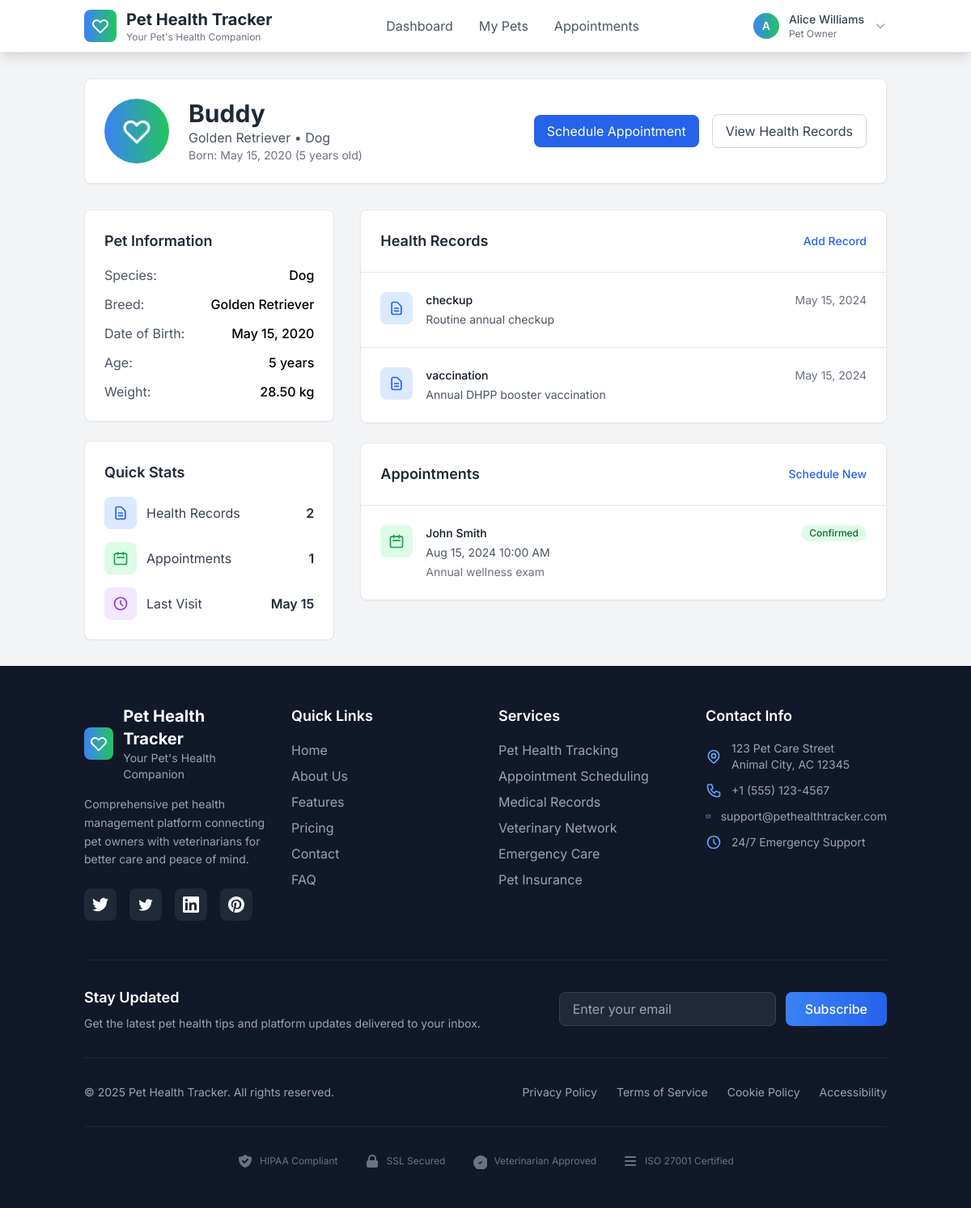
Page /pet_profile.php?id=1 (signed in) on the committed database.
### tables this page shows
CREATE TABLE `pets` (
  `id` INT UNSIGNED NOT NULL AUTO_INCREMENT,
  `owner_id` INT UNSIGNED NOT NULL,
  `name` VARCHAR(100) NOT NULL,
  `species` VARCHAR(50) NOT NULL,
  `breed` VARCHAR(100),
  `gender` ENUM('male','female','unknown') DEFAULT 'unknown',
  `dob` DATE,
  `weight` DECIMAL(5,2),
  `color` VARCHAR(100),
  `microchip_id` VARCHAR(50),
  `is_spayed_neutered` TINYINT(1) DEFAULT 0,
  `allergies` TEXT,
  `medications` TEXT,
  `special_needs` TEXT,
  `notes` TEXT,
  `emergency_contact` VARCHAR(255),
  `emergency_phone` VARCHAR(20),
  `photo_url` VARCHAR(500),
  `is_active` TINYINT(1) DEFAULT 1,
  `created_at` TIMESTAMP NOT NULL DEFAULT CURRENT_TIMESTAMP,
  `updated_at` TIMESTAMP NOT NULL DEFAULT CURRENT_TIMESTAMP ON UPDATE CURRENT_TIMESTAMP,
  PRIMARY KEY (`id`),
  UNIQUE KEY `uq_pets_microchip` (`microchip_id`),
  KEY `idx_pets_owner` (`owner_id`),
  KEY `idx_pets_species` (`species`),
  CONSTRAINT `fk_pets_owner` FOREIGN KEY (`owner_id`) REFERENCES `users` (`id`) ON DELETE CASCADE
);

CREATE TABLE `health_records` (
  `id` INT UNSIGNED NOT NULL AUTO_INCREMENT,
  `pet_id` INT UNSIGNED NOT NULL,
  `veterinarian_id` INT UNSIGNED NULL,
  `record_type` ENUM('vaccination','checkup','illness','surgery','medication','lab_result','note','emergency') NOT NULL,
  `title` VARCHAR(255) NOT NULL,
  `description` TEXT,
  `diagnosis` TEXT,
  `treatment` TEXT,
  `medications_prescribed` TEXT,
  `follow_up_required` TINYINT(1) DEFAULT 0,
  `follow_up_date` DATE,
  `record_date` DATE NOT NULL,
  `weight_at_visit` DECIMAL(5,2),
  `temperature` DECIMAL(4,1),
  `heart_rate` INT,
  `attachments` JSON NULL,
  `cost` DECIMAL(10,2),
  `notes` TEXT,
  `is_urgent` TINYINT(1) DEFAULT 0,
  `created_at` TIMESTAMP NOT NULL DEFAULT CURRENT_TIMESTAMP,
  `updated_at` TIMESTAMP NOT NULL DEFAULT CURRENT_TIMESTAMP ON UPDATE CURRENT_TIMESTAMP,
  PRIMARY KEY (`id`),
  KEY `idx_health_records_pet` (`pet_id`),
  KEY `idx_health_records_date` (`record_date`),
  KEY `idx_health_records_type` (`record_type`),
  CONSTRAINT `fk_health_records_pet` FOREIGN KEY (`pet_id`) REFERENCES `pets` (`id`) ON DELETE CASCADE,
  CONSTRAINT `fk_health_records_vet` FOREIGN KEY (`veterinarian_id`) REFERENCES `users` (`id`) ON DELETE SET NULL
);

CREATE TABLE `appointments` (
  `id` INT UNSIGNED NOT NULL AUTO_INCREMENT,
  `pet_id` INT UNSIGNED NOT NULL,
  `veterinarian_id` INT UNSIGNED NOT NULL,
  `owner_id` INT UNSIGNED NOT NULL,
  `appointment_date` DATETIME NOT NULL,
  `duration_minutes` INT DEFAULT 30,
  `duration` INT DEFAULT 30,
  `appointment_type` ENUM('checkup','vaccination','emergency','surgery','consultation','follow_up') DEFAULT 'checkup',
  `purpose` TEXT,
  `status` ENUM('pending','confirmed','in_progress','completed','cancelled','no_show') DEFAULT 'pending',
  `cancellation_reason` TEXT,
  `notes` TEXT,
  `reminder_sent` TINYINT(1) DEFAULT 0,
  `cost` DECIMAL(10,2),
  `payment_status` ENUM('pending','paid','overdue') DEFAULT 'pending',
  `created_at` TIMESTAMP NOT NULL DEFAULT CURRENT_TIMESTAMP,
  `updated_at` TIMESTAMP NOT NULL DEFAULT CURRENT_TIMESTAMP ON UPDATE CURRENT_TIMESTAMP,
  PRIMARY KEY (`id`),
  KEY `idx_appointments_date` (`appointment_date`),
  KEY `idx_appointments_vet` (`veterinarian_id`),
  KEY `idx_appointments_status` (`status`),
  CONSTRAINT `fk_appointments_pet` FOREIGN KEY (`pet_id`) REFERENCES `pets` (`id`) ON DELETE CASCADE,
  CONSTRAINT `fk_appointments_vet` FOREIGN KEY (`veterinarian_id`) REFERENCES `users` (`id`) ON DELETE CASCADE,
  CONSTRAINT `fk_appointments_owner` FOREIGN KEY (`owner_id`) REFERENCES `users` (`id`) ON DELETE CASCADE
);

### pet_profile.php (the view, shortened to what the rows shown need)
<?php
require 'db.php';
$pet_id = $_GET['id'] ?? 0;
$user_id = $_SESSION['user_id'];
$pet_result = $conn->query("SELECT * FROM pets WHERE id = $pet_id AND owner_id = $user_id");
$pet = $pet_result->fetch_assoc();
$health_records = $conn->query("
    SELECT * FROM health_records
    WHERE pet_id = $pet_id
    ORDER BY record_date DESC
")->fetch_all(MYSQLI_ASSOC);
$appointments = $conn->query("
    SELECT a.*, CONCAT(u.first_name, ' ', u.last_name) as vet_name
    FROM appointments a
    LEFT JOIN users u ON a.veterinarian_id = u.id
    WHERE a.pet_id = $pet_id
    ORDER BY a.appointment_date DESC
")->fetch_all(MYSQLI_ASSOC);
?>
<!DOCTYPE html>
<html lang="en">
<head>
    <script src="https://cdn.tailwindcss.com"></script>
</head>
<body class="bg-gray-100 min-h-screen">
    <?php include 'includes/header.php'; ?>
    <div class="container mx-auto px-4 py-8">
        <div class="max-w-6xl mx-auto">
            <div class="bg-white rounded-lg shadow-sm border border-gray-200 p-6 mb-8">
                <div class="flex items-center justify-between">
                    <div class="flex items-center space-x-6">
                        <div>
                            <h1 class="text-3xl font-bold text-gray-800"><?php echo htmlspecialchars($pet['name']); ?></h1>
                            <p class="text-gray-600"><?php echo htmlspecialchars($pet['breed']); ?> • <?php echo htmlspecialchars($pet['species']); ?></p>
                            <p class="text-sm text-gray-500">
                                Born: <?php echo date('M j, Y', strtotime($pet['dob'])); ?>
                                (<?php echo floor((time() - strtotime($pet['dob'])) / 31556926); ?> years old)
                            </p>
                        </div>
                    </div>
                </div>
            </div>
            <div class="grid lg:grid-cols-3 gap-8">
                <div class="space-y-6">
                    <div class="bg-white rounded-lg shadow-sm border border-gray-200 p-6">
                        <h2 class="text-lg font-semibold text-gray-800 mb-4">Pet Information</h2>
                        <div class="space-y-3">
                            <div class="flex justify-between">
                                <span class="text-gray-600">Species:</span>
                                <span class="font-medium"><?php echo htmlspecialchars($pet['species']); ?></span>
                            </div>
                            <div class="flex justify-between">
                                <span class="text-gray-600">Breed:</span>
                                <span class="font-medium"><?php echo htmlspecialchars($pet['breed']); ?></span>
                            </div>
                            <div class="flex justify-between">
                                <span class="text-gray-600">Date of Birth:</span>
                                <span class="font-medium"><?php echo date('M j, Y', strtotime($pet['dob'])); ?></span>
                            </div>
                            <div class="flex justify-between">
                                <span class="text-gray-600">Age:</span>
                                <span class="font-medium"><?php echo floor((time() - strtotime($pet['dob'])) / 31556926); ?> years</span>
                            </div>
                            <?php if (isset($pet['weight']) && $pet['weight']): ?>
                            <div class="flex justify-between">
                                <span class="text-gray-600">Weight:</span>
                                <span class="font-medium"><?php echo htmlspecialchars($pet['weight']); ?> kg</span>
                            </div>
                            <?php endif; ?>
                        </div>
                    </div>
                    <div class="bg-white rounded-lg shadow-sm border border-gray-200 p-6">
                        <h2 class="text-lg font-semibold text-gray-800 mb-4">Quick Stats</h2>
                        <div class="space-y-4">
                            <div class="flex items-center justify-between">
                                <div class="flex items-center space-x-3">
                                    <div class="w-10 h-10 bg-purple-100 rounded-lg flex items-center justify-center">
                                    </div>
                                    <span class="text-gray-700">Last Visit</span>
                                </div>
                                <span class="font-semibold text-gray-800">
                                    <?php
                                    $lastRecord = $health_records[0] ?? null;
                                    echo $lastRecord ? date('M j', strtotime($lastRecord['record_date'])) : 'None';
                                    ?>
                                </span>
                            </div>
                        </div>
                    </div>
                </div>
                <div class="lg:col-span-2 space-y-6">
                    <div class="bg-white rounded-lg shadow-sm border border-gray-200">
                        <div class="p-6 border-b border-gray-200">
                            <div class="flex items-center justify-between">
                                <h2 class="text-lg font-semibold text-gray-800">Health Records</h2>
                            </div>
                        </div>
                        <div class="divide-y divide-gray-200">
                            <?php if (empty($health_records)): ?>
                            <div class="p-6 text-center">
                                <svg class="mx-auto h-12 w-12 text-gray-400" fill="none" stroke="currentColor" viewBox="0 0 24 24">
                                    <path stroke-linecap="round" stroke-linejoin="round" stroke-width="2" d="M9 12h6m-6 4h6m2 5H7a2 2 0 01-2-2V5a2 2 0 012-2h5.586a1 1 0 01.707.293l5.414 5.414a1 1 0 01.293.707V19a2 2 0 01-2 2z"></path>
                                </svg>
                                <h3 class="mt-2 text-sm font-medium text-gray-900">No health records</h3>
                                <p class="mt-1 text-sm text-gray-500">Start by adding your pet's first health record.</p>
                            </div>
                            <?php else: ?>
                                <?php foreach (array_slice($health_records, 0, 5) as $record): ?>
                                <div class="p-6">
                                    <div class="flex items-start space-x-4">
                                        <div class="w-10 h-10 bg-blue-100 rounded-lg flex items-center justify-center flex-shrink-0">
                                            <svg class="w-5 h-5 text-blue-600" fill="none" stroke="currentColor" viewBox="0 0 24 24">
                                                <path stroke-linecap="round" stroke-linejoin="round" stroke-width="2" d="M9 12h6m-6 4h6m2 5H7a2 2 0 01-2-2V5a2 2 0 012-2h5.586a1 1 0 01.707.293l5.414 5.414a1 1 0 01.293.707V19a2 2 0 01-2 2z"></path>
                                            </svg>
                                        </div>
                                        <div class="flex-1 min-w-0">
                                            <div class="flex items-center justify-between">
                                                <h3 class="text-sm font-medium text-gray-900"><?php echo htmlspecialchars($record['record_type']); ?></h3>
                                                <span class="text-sm text-gray-500"><?php echo date('M j, Y', strtotime($record['record_date'])); ?></span>
                                            </div>
                                            <p class="mt-1 text-sm text-gray-600"><?php echo htmlspecialchars($record['description']); ?></p>
                                        </div>
                                    </div>
                                </div>
                                <?php endforeach; ?>
                            <?php endif; ?>
                        </div>
                    </div>
                    <div class="bg-white rounded-lg shadow-sm border border-gray-200">
                        <div class="p-6 border-b border-gray-200">
                            <div class="flex items-center justify-between">
                                <h2 class="text-lg font-semibold text-gray-800">Appointments</h2>
                            </div>
                        </div>
                        <div class="divide-y divide-gray-200">
                            <?php if (empty($appointments)): ?>
                            <div class="p-6 text-center">
                                <svg class="mx-auto h-12 w-12 text-gray-400" fill="none" stroke="currentColor" viewBox="0 0 24 24">
                                    <path stroke-linecap="round" stroke-linejoin="round" stroke-width="2" d="M8 7V3m8 4V3m-9 8h10M5 21h14a2 2 0 002-2V7a2 2 0 00-2-2H5a2 2 0 00-2 2v12a2 2 0 002 2z"></path>
                                </svg>
                                <h3 class="mt-2 text-sm font-medium text-gray-900">No appointments</h3>
                                <p class="mt-1 text-sm text-gray-500">Schedule your pet's first appointment.</p>
                            </div>
                            <?php else: ?>
                                <?php foreach (array_slice($appointments, 0, 5) as $appointment): ?>
                                <div class="p-6">
                                    <div class="flex items-start space-x-4">
                                        <div class="w-10 h-10 bg-green-100 rounded-lg flex items-center justify-center flex-shrink-0">
                                            <svg class="w-5 h-5 text-green-600" fill="none" stroke="currentColor" viewBox="0 0 24 24">
                                                <path stroke-linecap="round" stroke-linejoin="round" stroke-width="2" d="M8 7V3m8 4V3m-9 8h10M5 21h14a2 2 0 002-2V7a2 2 0 00-2-2H5a2 2 0 00-2 2v12a2 2 0 002 2z"></path>
                                            </svg>
                                        </div>
                                        <div class="flex-1 min-w-0">
                                            <div class="flex items-center justify-between">
                                                <h3 class="text-sm font-medium text-gray-900">
                                                    <?php echo htmlspecialchars($appointment['vet_name'] ?? 'Veterinarian'); ?>
                                                </h3>
                                                <span class="inline-flex items-center px-2.5 py-0.5 rounded-full text-xs font-medium
                                                    <?php
                                                    echo match($appointment['status']) {
                                                        'confirmed' => 'bg-green-100 text-green-800',
                                                        'pending' => 'bg-yellow-100 text-yellow-800',
                                                        'cancelled' => 'bg-red-100 text-red-800',
                                                        default => 'bg-gray-100 text-gray-800'
                                                    };
                                                    ?>">
                                                    <?php echo ucfirst($appointment['status']); ?>
                                                </span>
                                            </div>
                                            <p class="mt-1 text-sm text-gray-600">
                                                <?php echo date('M j, Y g:i A', strtotime($appointment['appointment_date'])); ?>
                                            </p>
                                            <?php if (isset($appointment['purpose']) && $appointment['purpose']): ?>
                                                <p class="mt-1 text-sm text-gray-500"><?php echo htmlspecialchars($appointment['purpose']); ?></p>
                                            <?php endif; ?>
                                        </div>
                                    </div>
                                </div>
                                <?php endforeach; ?>
                            <?php endif; ?>
                        </div>
                    </div>
                </div>
            </div>
        </div>
    </div>
</body>
</html>

### rows in the picture
pets: name "Buddy", breed "Golden Retriever", species "Dog", dob "May 15, 2020", weight "28.50"
health_records: record_date "May 15", record_type "checkup", record_date "May 15, 2024", description "Routine annual checkup"
health_records: record_type "vaccination", record_date "May 15, 2024", description "Annual DHPP booster vaccination"
appointments: vet_name "John Smith", status "Confirmed", appointment_date "Aug 15, 2024 10:00 AM", purpose "Annual wellness exam"

### other values in the picture
substr($user_name, 0, 1) "A"
$user_name "Alice Williams"
str_replace('_', ' ', $user_role) "Pet Owner"
count($health_records) "2"
count($appointments) "1"
